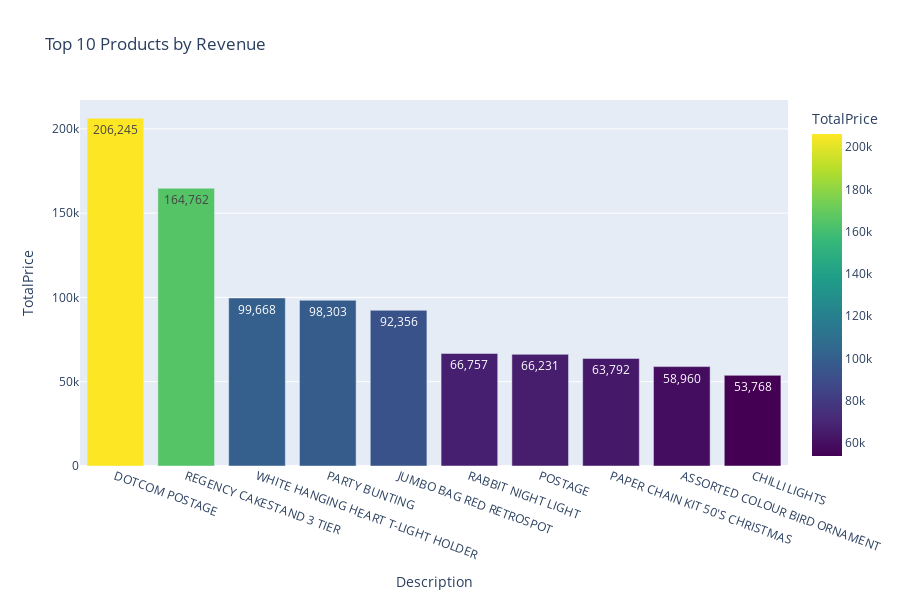

Write notebook code for a chart like this one.
### Code cell
top_products_revenue_df = top_products_revenue.reset_index().head(10)
fig = px.bar(
    top_products_revenue_df,
    x=top_products_revenue_df.columns[0],
    y=top_products_revenue_df.columns[1], 
    title="Top 10 Products by Revenue",
    text=top_products_revenue_df.columns[1],
    color=top_products_revenue_df.columns[1],
    color_continuous_scale="viridis"
)

fig.update_traces(texttemplate='%{text:,.0f}', textposition='inside')
fig.update_layout(xaxis_tickangle=20, height=600)
fig.show()

### Figure 1 — Plotly figure (JSON) as saved in the notebook; plotly's stock layout.template omitted (floating-point values rounded to 4 significant figures)
{"data": [{"hovertemplate": "Description=%{x}<br>TotalPrice=%{marker.color}<extra></extra>", "legendgroup": "", "marker": {"color": [206200.0, 164800.0, 99670.0, 98300.0, 92360.0, 66760.0, 66230.0, 63790.0, 58960.0, 53770.0], "coloraxis": "coloraxis", "pattern": {"shape": ""}}, "name": "", "orientation": "v", "showlegend": false, "text": [206200.0, 164800.0, 99670.0, 98300.0, 92360.0, 66760.0, 66230.0, 63790.0, 58960.0, 53770.0], "textposition": "inside", "texttemplate": "%{text:,.0f}", "type": "bar", "x": ["DOTCOM POSTAGE", "REGENCY CAKESTAND 3 TIER", "WHITE HANGING HEART T-LIGHT HOLDER", "PARTY BUNTING", "JUMBO BAG RED RETROSPOT", "RABBIT NIGHT LIGHT", "POSTAGE", "PAPER CHAIN KIT 50'S CHRISTMAS ", "ASSORTED COLOUR BIRD ORNAMENT", "CHILLI LIGHTS"], "xaxis": "x", "y": [206200.0, 164800.0, 99670.0, 98300.0, 92360.0, 66760.0, 66230.0, 63790.0, 58960.0, 53770.0], "yaxis": "y"}], "layout": {"barmode": "relative", "coloraxis": {"colorbar": {"title": {"text": "TotalPrice"}}, "colorscale": [[0, "#440154"], [0.1111, "#482878"], [0.2222, "#3e4989"], [0.3333, "#31688e"], [0.4444, "#26828e"], [0.5556, "#1f9e89"], [0.6667, "#35b779"], [0.7778, "#6ece58"], [0.8889, "#b5de2b"], [1, "#fde725"]]}, "height": 600, "legend": {"tracegroupgap": 0}, "title": {"text": "Top 10 Products by Revenue"}, "xaxis": {"anchor": "y", "domain": [0, 1], "tickangle": 20, "title": {"text": "Description"}}, "yaxis": {"anchor": "x", "domain": [0, 1], "title": {"text": "TotalPrice"}}}}
